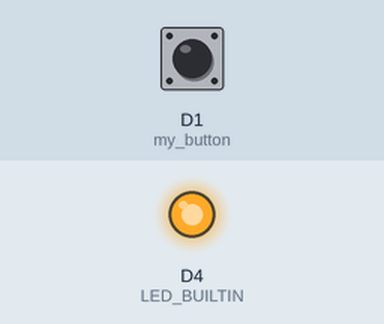
The sketch below on a simulated ESP8266 (NodeMCU). On the bench: output pins drawn as LEDs (lit = HIGH, except the on-board LED, lit = LOW). The inputs (shaded band) are chosen by the test bench; at power-on: D1 (my_button) HIGH.

Above: at 1.2 s.
1.3 s: D1 (my_button) pulled LOW for 0.15 s
At 1.9 s:
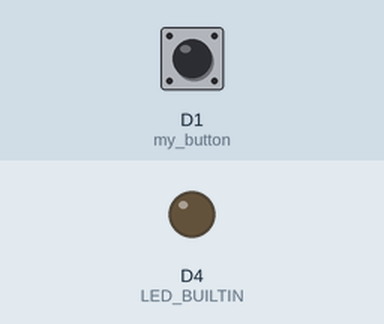
2.9 s: D1 (my_button) pulled LOW for 1 s
At 3.2 s:
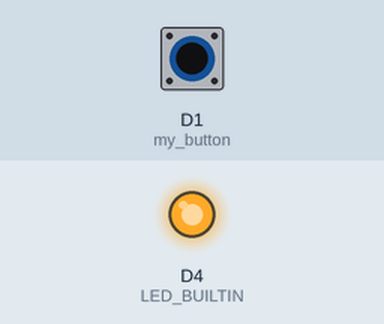
5.4 s: D1 (my_button) pulled LOW for 3.2 s
At 6.3 s:
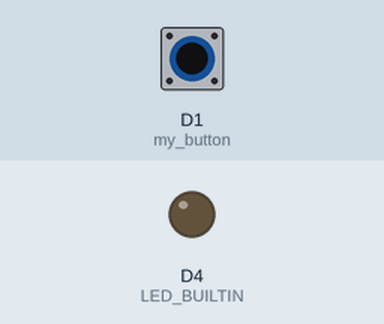
Timing chart, 0 to 8.4 s (numbered marks = the images above; inputs shaded):
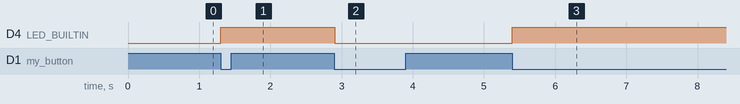

Measured:
- after the input at 1.3 s, D4 (LED_BUILTIN): LOW → HIGH at once
- after the input at 2.9 s, D4 (LED_BUILTIN): HIGH → LOW at once
- after the input at 5.4 s, D4 (LED_BUILTIN): LOW → HIGH at once

The sketch:

p2_3-digitalIO.ino
```cpp
int my_button = D1;
char led_status = LOW;
bool prev_button_state;
bool curr_button_state;

void setup()
{
  pinMode(LED_BUILTIN, OUTPUT);
  pinMode(my_button, INPUT_PULLUP);
}

void loop()
{
  prev_button_state = curr_button_state;
  curr_button_state = digitalRead(my_button);

  if(prev_button_state == HIGH && curr_button_state == LOW) {
    led_status = !led_status;
    digitalWrite(LED_BUILTIN, led_status);
  }
}
```
